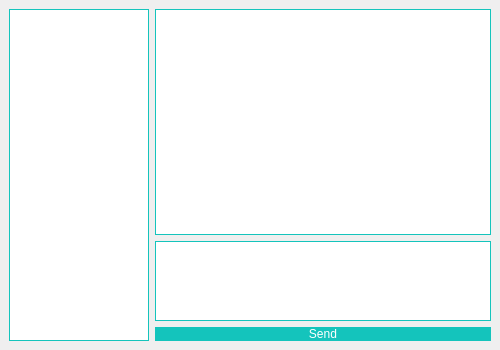
<?xml version="1.0" encoding="UTF-8"?>
<ui version="4.0">
 <class>ChatMainWindow</class>
 <widget class="QMainWindow" name="ChatMainWindow">
  <property name="geometry">
   <rect>
    <x>0</x>
    <y>0</y>
    <width>500</width>
    <height>350</height>
   </rect>
  </property>
  <property name="windowTitle">
   <string>微信AI智能伙伴</string>
  </property>
  <property name="styleSheet">
   <string notr="true">#frame
{
 	background-color: qlineargradient(spread:pad, x1:0, y1:0, x2:1, y2:0, stop:0 rgba(251,102,102, 220), stop:1 rgba(20,196,188, 230));
	border:none;
	border-radius:10px;
}</string>
  </property>
  <widget class="QWidget" name="centralwidget">
   <layout class="QHBoxLayout" name="horizontalLayout">
    <item>
     <widget class="QListWidget" name="contactList">
      <property name="sizePolicy">
       <sizepolicy hsizetype="Preferred" vsizetype="Expanding">
        <horstretch>1</horstretch>
        <verstretch>1</verstretch>
       </sizepolicy>
      </property>
      <property name="maximumSize">
       <size>
        <width>140</width>
        <height>16777215</height>
       </size>
      </property>
      <property name="styleSheet">
       <string notr="true">#contactList
{
	font: 10 7pt '微软雅黑 Light';
	color: rgb(31,31,31);
	padding-left:5px; 
	background-color: rgb(255, 255, 255);
	border:1px solid rgb(20,196,188);
	/*border-radius:10px;*/
}</string>
      </property>
     </widget>
    </item>
    <item>
     <layout class="QVBoxLayout" name="verticalLayout">
      <item>
       <widget class="QTextEdit" name="chatDisplay">
        <property name="font">
         <font>
          <family>微软雅黑 Light</family>
          <pointsize>14</pointsize>
          <italic>false</italic>
          <bold>false</bold>
         </font>
        </property>
        <property name="styleSheet">
         <string notr="true">#chatDisplay
{
	font: 25 14pt '微软雅黑 Light';
	color: rgb(31,31,31);
	padding-left:5px; 
	background-color: rgb(255, 255, 255);
	border:1px solid rgb(20,196,188);
	/*border-radius:10px;*/
}</string>
        </property>
       </widget>
      </item>
      <item>
       <widget class="QTextEdit" name="inputEdit">
        <property name="sizePolicy">
         <sizepolicy hsizetype="Preferred" vsizetype="Expanding">
          <horstretch>4</horstretch>
          <verstretch>4</verstretch>
         </sizepolicy>
        </property>
        <property name="maximumSize">
         <size>
          <width>16777215</width>
          <height>80</height>
         </size>
        </property>
        <property name="font">
         <font>
          <family>微软雅黑 Light</family>
          <pointsize>7</pointsize>
          <italic>false</italic>
          <bold>false</bold>
         </font>
        </property>
        <property name="styleSheet">
         <string notr="true">#inputEdit
{
	font: 10 7pt '微软雅黑 Light';
	color: rgb(31,31,31);
	padding-left:5px; 
	background-color: rgb(255, 255, 255);
	border:1px solid rgb(20,196,188);
	/*border-radius:10px;*/
}</string>
        </property>
       </widget>
      </item>
      <item>
       <widget class="QPushButton" name="sendButton">
        <property name="styleSheet">
         <string notr="true">QPushButton
{
	font: 25 14pt '微软雅黑';
	color: rgb(255,255,255);
	background-color: rgb(20,196,188);
	border:none;
	border-radius:10px;
}
QPushButton:hover
{
	background-color: rgb(22,218,208);
}
QPushButton:pressed
{
	background-color: rgb(17,171,164);
}</string>
        </property>
        <property name="text">
         <string>Send</string>
        </property>
       </widget>
      </item>
     </layout>
    </item>
   </layout>
  </widget>
 </widget>
 <resources/>
 <connections/>
</ui>
